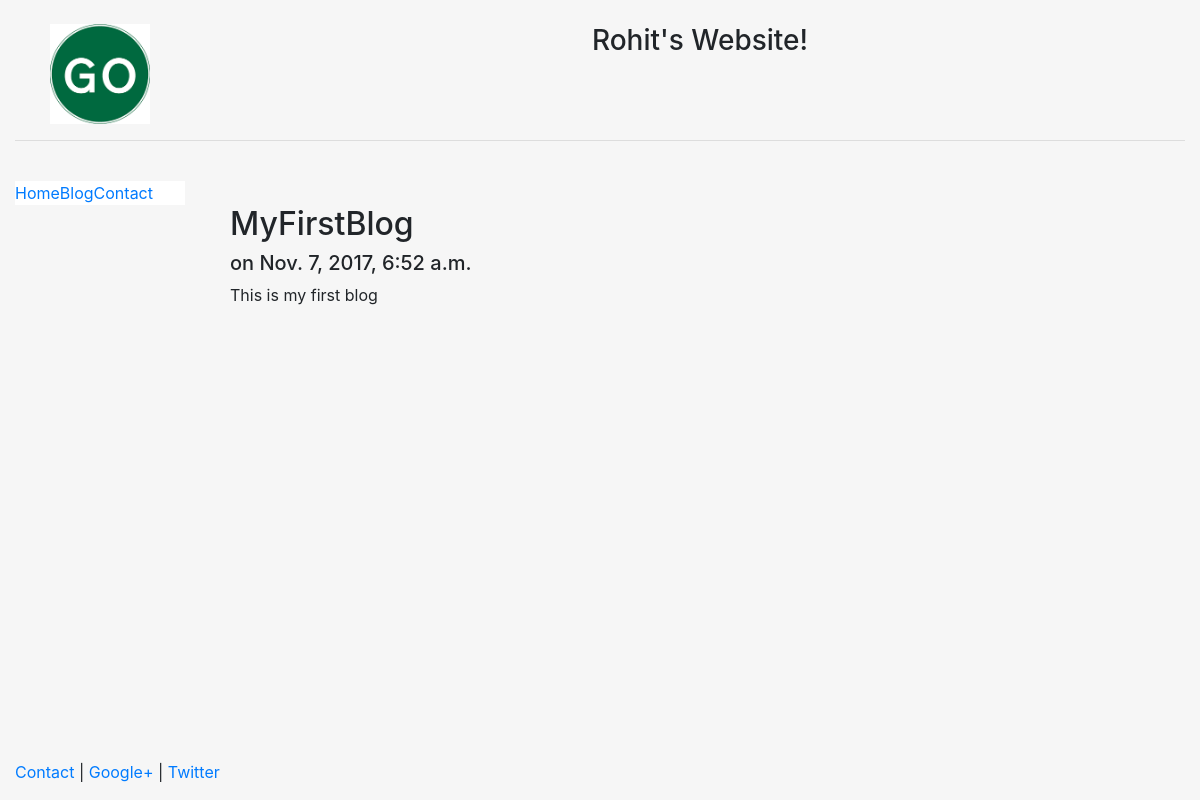
The page /blog/1 on the database its author committed.
### blog/models.py (models this page shows, shortened)
class MyPost(models.Model):
    title=models.CharField(max_length =100)
    body=models.TextField()
    date=models.DateTimeField()

### blog/templates/blog/post.html
{%extends "personal/header.html"%}
{%block content%}
<h2>{{object.title}}</h2>
<h5>on {{object.date}}</h5>
{{object.body|safe|linebreaks}}
{%endblock%}

### personal/templates/personal/header.html (style rules this page uses)
html,body { height:100% }

### rows shown on the page
MyPost: title "MyFirstBlog", date "Nov. 7, 2017, 6:52 a.m.", body "This is my first blog"
